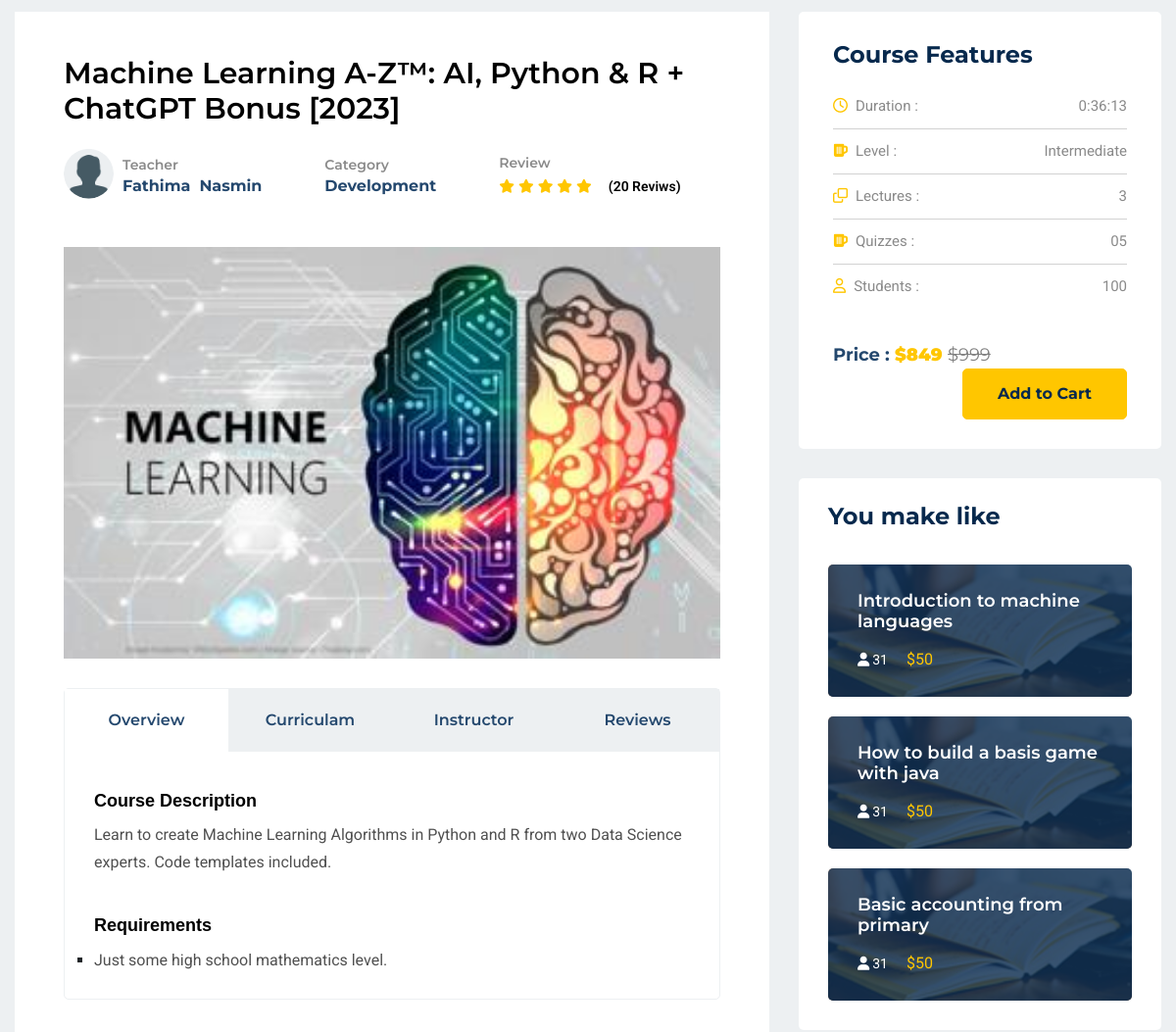
The page /single-course/machine-learning-a-ztm-ai-python-r-chatgpt-bonus-2023/ (middle part) on the database as committed earlier.
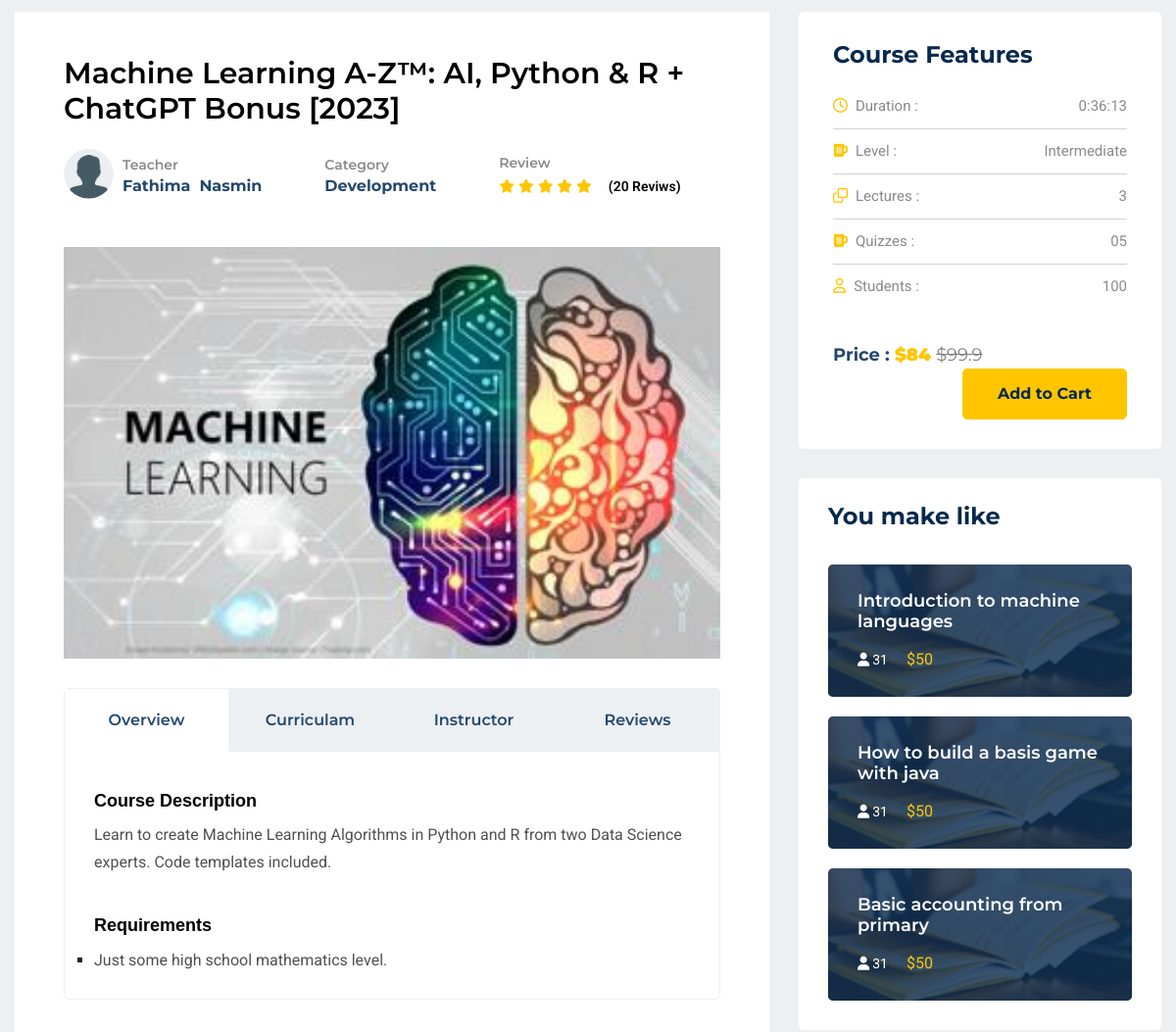
The same page on the database as committed later.
### lms_main/models.py (models this page shows, shortened)
class Course(models.Model):
    STATUS = (
        ('PUBLISH', 'PUBLISH'),
        ('DRAFT', 'DRAFT'),
    )
    title = models.CharField(max_length=300)
    description = models.TextField()
    created_at = models.DateField(auto_now_add=True)
    featured_image = models.ImageField(
        upload_to='course/featured_images/', null=True)
    price = models.IntegerField(
        null=True, default=0)
    discount = models.IntegerField(null=True, blank=True)
    slug = models.SlugField(unique=True, null=True,
                            blank=True, max_length=300)
    status = models.CharField(choices=STATUS, max_length=100, null=True)
    author = models.ForeignKey(user_model.Instructor, on_delete=models.CASCADE)
    category = models.ForeignKey(
        lms_main_model.Category, on_delete=models.CASCADE)
    level = models.ForeignKey(lms_main_model.Level, on_delete=models.CASCADE)

class Category(models.Model):
    name = models.CharField(max_length=80)
    icon = models.ImageField(null=True, blank=True,
                             upload_to='icons/category/')
    slug = models.SlugField(unique=True, null=True,
                            blank=True, max_length=300)

class Level(models.Model):
    name_of_level = models.CharField(
        max_length=30, null=True, blank=True, default=None)

### user/models.py (models this page shows, shortened)
class Instructor(models.Model):
    instructor = models.OneToOneField(
        User, on_delete=models.CASCADE, primary_key=True)
    profile_image = models.ImageField(
        null=True, blank=True, upload_to="profile_pictures/instructor/")
    about_me = models.TextField(null=True, blank=True)
    designation = models.CharField(null=True, blank=True, max_length=100)
    @property
    def profile_image_url(self):
        if self.profile_image and hasattr(self.profile_image, 'url'):
            return self.profile_image.url
        else:
            return "/static/images/profile/user.png"

class User(AbstractUser):
    username = models.CharField(_("Username"), max_length=150)
    email = models.EmailField(_("email address"), unique=True)
    USERNAME_FIELD = "email"
    REQUIRED_FIELDS = []
    objects = CustomUserManager()

### lms_main/views.py (the view, shortened to what this page needs)
def single_course(request, slug):
    single_course = models.Course.objects.filter(slug=slug).first()
    videos = models.Video.objects.filter(course__slug=slug)
    total_time_duration_course = sum([video.time_duration for video in videos])
    context = {}
    user = request.user
    print(user.is_authenticated)
    context = {
        'course': single_course,
        'videos': videos,
        'total_time_duration_course': total_time_duration_course,
        'no_of_videos': videos.count(),
    }
    return render(request, 'lms_main/single_course.html', context)

### lms_main/templatetags/course_tags.py (called while the page is built)
@register.simple_tag
def discount_calculation(price, discount):
    if discount is None or discount == 0:
        return price
    sell_price = price
    sell_price = price - (price * discount / 100)
    return math.floor(sell_price)

### lms_main/templatetags/time_tags.py (called while the page is built)
@register.simple_tag
def time_in_hrs_min_sec(time_in_sec):
    return str(timedelta(seconds=time_in_sec))

### lms_main/templates/lms_main/single_course.html (shortened to what the changed rows need)
{% extends 'lms_main/base.html' %}
{% load static %}
{% load course_tags %}
{% load time_tags %}
{% block main %}
<section id="corses-singel" class="pt-90 pb-120 gray-bg">
    <div class="container">
        <div class="row">
            <div class="col-lg-8">
                <div class="corses-singel-left mt-30">
                    <div class="title">
                        <h3>{{ course.title }}</h3>
                    </div>
                    <div class="course-terms">
                        <ul>
                            <li>
                                <div class="teacher-name">
                                    <div class="name">
                                        <span>Teacher</span>
                                        <h6>{{ course.author.instructor.first_name }}&nbsp; {{ course.author.instructor.last_name }}</h6>
                                    </div>
                                </div>
                            </li>
                            <li>
                                <div class="course-category">
                                    <span>Category</span>
                                    <h6>{{ course.category.name|title }}</h6>
                                </div>
                            </li>
                        </ul>
                    </div>
                    <div class="corses-singel-image pt-50">
                        <img src="{{ course.featured_image.url }}" alt="Courses">
                    </div>
                    <div class="corses-tab mt-30">
                        <div class="tab-content" id="myTabContent">
                            <div class="tab-pane fade show active" id="overview" role="tabpanel"
                                aria-labelledby="overview-tab">
                                <div class="overview-description">
                                    {% if course.description %}
                                    <div class="singel-description pt-40">
                                        <h6>Course Description</h6>
                                        <p>{{ course.description }}</p>
                                    </div>
                                    {% endif %}
                                </div>
                            </div>
                        </div>
                    </div>
                </div>
            </div>
            <div class="col-lg-4">
                <div class="row">
                    <div class="col-lg-12 col-md-6">
                        <div class="course-features mt-30">
                            <ul>
                                <li><i class="fa fa-beer"></i>Level : <span>{{course.level.name_of_level}}</span></li>
                            </ul>
                            {% if course.price == 0 %}
                                <div class="price-button pt-10">
                                    {% if user.is_authenticated  and user_enrolled_course %}
                                        <button type="button" class="btn btn-secondary" disabled>Already Enrolled</button>
                                    {% else %}
                                    <span>Free</span><br>
                                    <form action="{% url 'lms_main:enroll-course' course.slug %}" method="POST" id="enroll-form">
                                        {% csrf_token %}
                                        <button class="main-btn mx-auto" type="submit">Enroll Now</button>
                                    </form>
                                    {% endif %}
                                </div>
                            {% else %}
                                <div class="price-button pt-10">
                                    <span>Price :
                                        <b>&#36;{% discount_calculation course.price course.discount %} </b>
                                        <span class="old-price" style="color: grey;font-weight: normal;">&#36;{{ course.price }}</span>
                                    </span>
                                    <br>
                                        {% if course_exists_in_cart %}
                                            <a href="{% url 'lms_main:shopping-cart' %}">
                                                <button class="main-btn mx-auto">Go to Cart</button>
                                            </a>
                                        {% else %}
                                            <form action="{% url 'lms_main:add-to-cart' course.slug %}" method="POST" id="add-to-cart-form">
                                                <button class="main-btn mx-auto" id="cart-action-btn" data-course-id="{{ course.slug }}">Add to Cart</button>
                                            </form>
                                        {% endif %}
                                </div>
                            {% endif %}
                        </div>
                    </div>
                </div>
            </div>
        </div>
    </div>
</section>
{% endblock %}

Rows that differ between the two databases and show on the page:
changed Course "Fathima": price+discount "849" → "84"; price "999" → "99.9"
